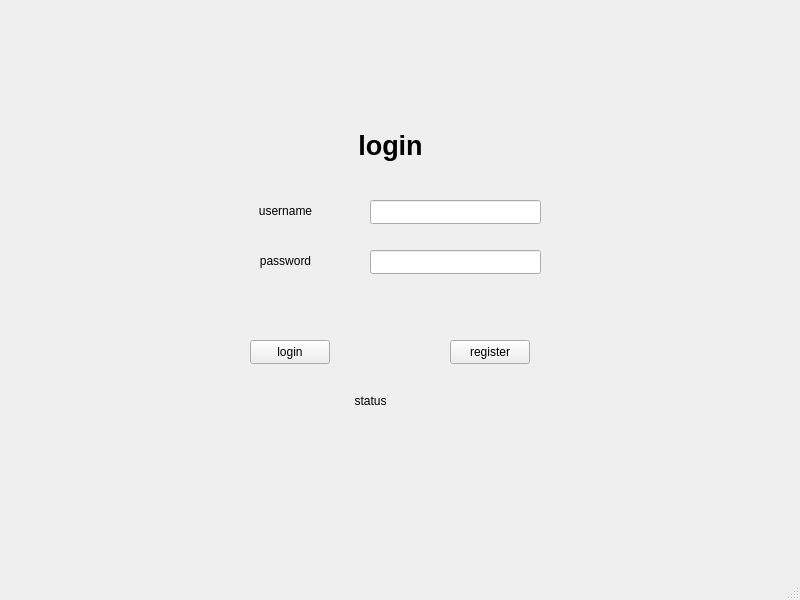
<?xml version="1.0" encoding="UTF-8"?>
<ui version="4.0">
 <class>MainWindow</class>
 <widget class="QMainWindow" name="MainWindow">
  <property name="geometry">
   <rect>
    <x>0</x>
    <y>0</y>
    <width>800</width>
    <height>600</height>
   </rect>
  </property>
  <property name="windowTitle">
   <string>MainWindow</string>
  </property>
  <widget class="QWidget" name="centralwidget">
   <widget class="QWidget" name="widget" native="true">
    <property name="geometry">
     <rect>
      <x>140</x>
      <y>70</y>
      <width>501</width>
      <height>381</height>
     </rect>
    </property>
    <widget class="QPushButton" name="loginButton">
     <property name="geometry">
      <rect>
       <x>110</x>
       <y>270</y>
       <width>80</width>
       <height>24</height>
      </rect>
     </property>
     <property name="cursor">
      <cursorShape>PointingHandCursor</cursorShape>
     </property>
     <property name="text">
      <string>login</string>
     </property>
    </widget>
    <widget class="QPushButton" name="registerButton">
     <property name="geometry">
      <rect>
       <x>310</x>
       <y>270</y>
       <width>80</width>
       <height>24</height>
      </rect>
     </property>
     <property name="cursor">
      <cursorShape>PointingHandCursor</cursorShape>
     </property>
     <property name="text">
      <string>register</string>
     </property>
    </widget>
    <widget class="QLabel" name="statusLabel">
     <property name="geometry">
      <rect>
       <x>100</x>
       <y>310</y>
       <width>261</width>
       <height>41</height>
      </rect>
     </property>
     <property name="text">
      <string>status</string>
     </property>
     <property name="alignment">
      <set>Qt::AlignmentFlag::AlignCenter</set>
     </property>
    </widget>
    <widget class="QLineEdit" name="usernameLineEdit">
     <property name="geometry">
      <rect>
       <x>230</x>
       <y>130</y>
       <width>171</width>
       <height>24</height>
      </rect>
     </property>
    </widget>
    <widget class="QLineEdit" name="lineEdit_2">
     <property name="geometry">
      <rect>
       <x>230</x>
       <y>180</y>
       <width>171</width>
       <height>24</height>
      </rect>
     </property>
     <property name="echoMode">
      <enum>QLineEdit::EchoMode::Password</enum>
     </property>
    </widget>
    <widget class="QLabel" name="userLabel">
     <property name="geometry">
      <rect>
       <x>80</x>
       <y>120</y>
       <width>131</width>
       <height>41</height>
      </rect>
     </property>
     <property name="text">
      <string>username</string>
     </property>
     <property name="alignment">
      <set>Qt::AlignmentFlag::AlignCenter</set>
     </property>
    </widget>
    <widget class="QLabel" name="passlabel">
     <property name="geometry">
      <rect>
       <x>80</x>
       <y>170</y>
       <width>131</width>
       <height>41</height>
      </rect>
     </property>
     <property name="text">
      <string>password</string>
     </property>
     <property name="alignment">
      <set>Qt::AlignmentFlag::AlignCenter</set>
     </property>
    </widget>
    <widget class="QLabel" name="userLabel_2">
     <property name="geometry">
      <rect>
       <x>160</x>
       <y>40</y>
       <width>181</width>
       <height>71</height>
      </rect>
     </property>
     <property name="font">
      <font>
       <pointsize>20</pointsize>
       <bold>true</bold>
      </font>
     </property>
     <property name="text">
      <string>login</string>
     </property>
     <property name="alignment">
      <set>Qt::AlignmentFlag::AlignCenter</set>
     </property>
    </widget>
   </widget>
  </widget>
  <widget class="QMenuBar" name="menubar">
   <property name="geometry">
    <rect>
     <x>0</x>
     <y>0</y>
     <width>800</width>
     <height>21</height>
    </rect>
   </property>
  </widget>
  <widget class="QStatusBar" name="statusbar"/>
 </widget>
 <resources/>
 <connections/>
</ui>
